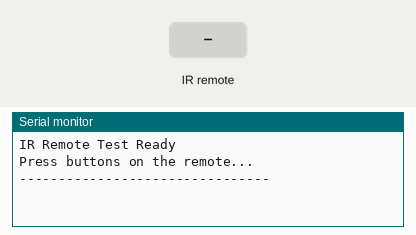
Simulated run of this sketch. Board: Arduino Uno, built with avr-gcc and run on an emulated ATmega328P. On the bench: the last lines printed to the serial monitor. The test bench sets the inputs (shaded band).

Above: at 1.2 s.
1.3 s: infrared code 0xFFA25D received
At 1.9 s:
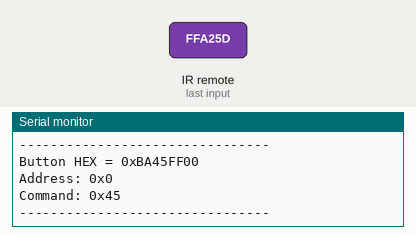
2.8 s: infrared code 0xFF16E9 received
At 4.0 s:
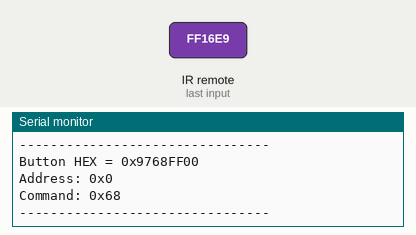
4.3 s: infrared code 0xFF0CF3 received
At 5.3 s:
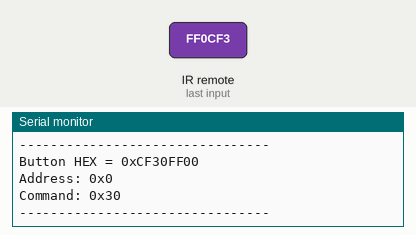
5.8 s: infrared code 0xFF18E7 received
At 6.5 s:
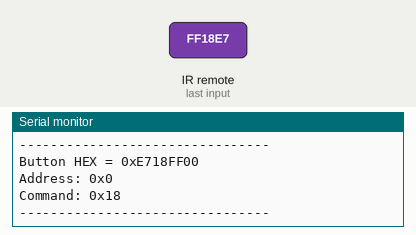
7.3 s: infrared code 0xFF5EA1 received
At 8.5 s:
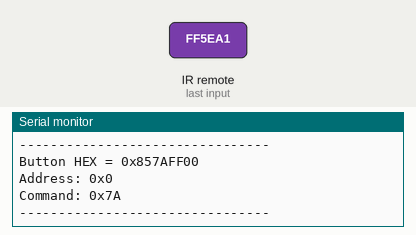
8.8 s: infrared code 0xFF08F7 received
At 10.0 s:
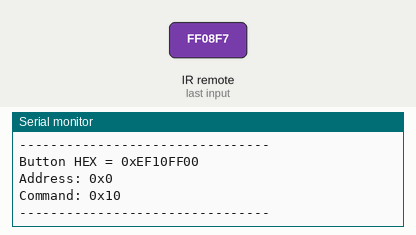
Timing chart, 0 to 11.3 s (numbered marks = the images above; inputs shaded):
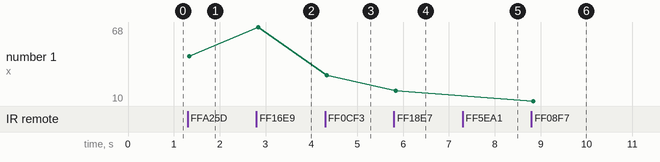

Measured:
- after the input at 1.3 s, the serial monitor: prints a new line at once (image 1)
- after the input at 2.8 s, the serial monitor: prints a new line at once (image 2)
- after the input at 4.3 s, the serial monitor: prints a new line at once (image 3)
- after the input at 5.8 s, the serial monitor: prints a new line at once (image 4)
- after the input at 7.3 s, the serial monitor: prints a new line at once (image 5)
- after the input at 8.8 s, the serial monitor: prints a new line at once (image 6)
- plotted number 1: 45 → 68 after the input at 2.8 s, 68 → 30 after the input at 4.3 s, 30 → 18 after the input at 5.8 s, 18 → 10 after the input at 8.8 s

The sketch:

TestDevice.ino
```cpp
#include <IRremote.h>

const int irPin = 6;    // same pin from player file

void setup() {
  Serial.begin(9600);
  Serial.println("IR Remote Test Ready");

  IrReceiver.begin(irPin, ENABLE_LED_FEEDBACK);

  Serial.println("Press buttons on the remote...");
  Serial.println("--------------------------------");
}

void loop() {
  if (IrReceiver.decode()) {

    // Raw decoded value
    unsigned long code = IrReceiver.decodedIRData.decodedRawData;

    Serial.print("Button HEX = 0x");
    Serial.println(code, HEX);

    Serial.print("Address: 0x");
    Serial.println(IrReceiver.decodedIRData.address, HEX);

    Serial.print("Command: 0x");
    Serial.println(IrReceiver.decodedIRData.command, HEX);

    Serial.println("--------------------------------");

    IrReceiver.resume();
  }
}


// <<< UPDATE CODES HERE LATER >>>
#define IR_POWER   0xFFA25D
#define IR_0       0xFF16E9
#define IR_1       0xFF0CF3
#define IR_2       0xFF18E7
#define IR_3       0xFF5EA1
#define IR_4       0xFF08F7
#define IR_5       0xFF1CE3
#define IR_6       0xFF5AA5
#define IR_7       0xFF42BD
#define IR_8       0xFF52AD
#define IR_9       0xFF4AB5
```
